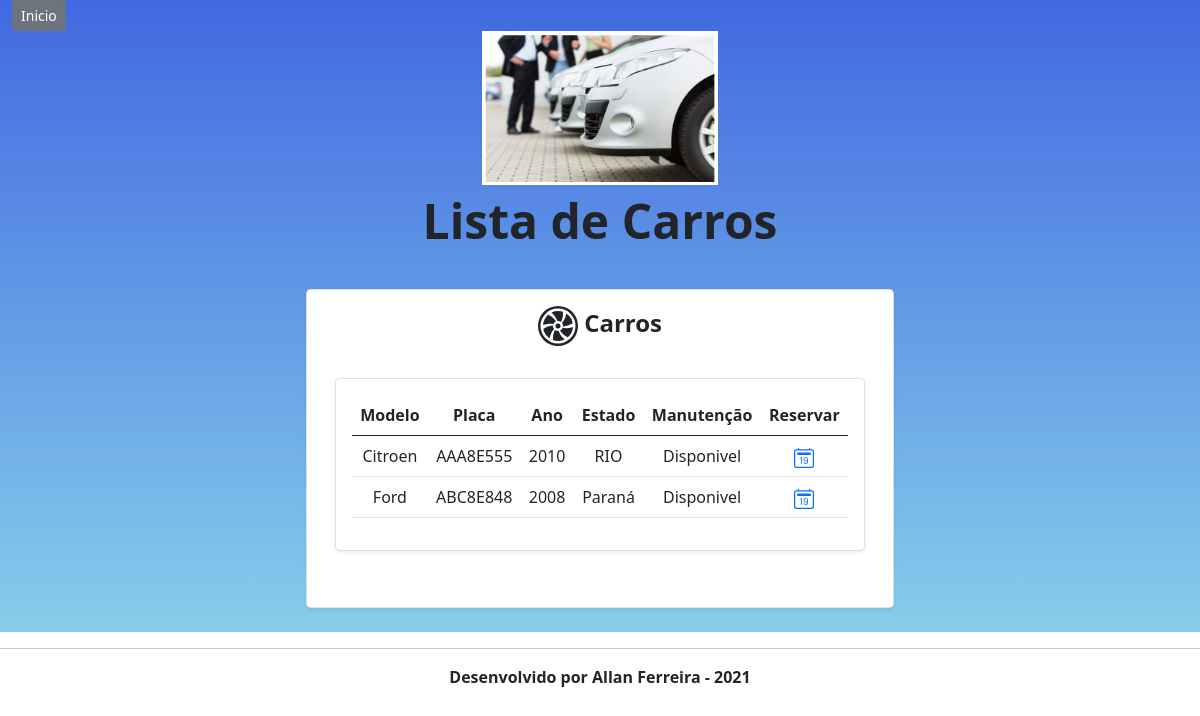
/reservar.php, run on the app's committed database.
### tables this page shows
CREATE TABLE `cadastro_carro` (
  `id` int(11) NOT NULL,
  `modelo` varchar(50) NOT NULL,
  `placa` varchar(50) NOT NULL,
  `ano` int(10) NOT NULL,
  `estado` varchar(50) NOT NULL,
  `manutencao` varchar(50) NOT NULL,
  `data_inicio` varchar(10) NOT NULL,
  `data_final` varchar(10) NOT NULL
);

### listagem_car_reserva.php (the view, shortened to what this page needs)
<!DOCTYPE html>
<html lang="pt-br">
  <head>
    <link href="https://cdn.jsdelivr.net/npm/bootstrap@5.0.2/dist/css/bootstrap.min.css" rel="stylesheet">
  </head>
  <body>
    <div class="row row-cols-2 row-cols-md-1 mb-3 text-center">
      <div class="col">
        <div class="card mb-4 rounded-3 shadow-sm">
          <div class="card-body">
            <table class="table table-hover">
            <thead>
            <tr>
                <th scope="col">Modelo</th>
                <th scope="col">Placa</th>
                <th scope="col">Ano</th>
                <th scope="col">Estado</th>
                <th scope="col">Manutenção</th>
                <th scope="col">Reservar</th>
            </tr>
            </thead>
            <tbody>
            <?php
            include 'conecta.php';
            $pesquisa = mysqli_query($conn, "SELECT * FROM cadastro_carro");
            $row = mysqli_num_rows($pesquisa);
            if($row > 0){
                while($registro = $pesquisa-> fetch_array()){
                    $id = $registro['id'];
                    echo '<tr>';
                    echo '<td>'.$registro['modelo'].'</td>';
                    echo '<td>'.$registro['placa'].'</td>';
                    echo '<td>'.$registro['ano'].'</td>';
                    echo '<td>'.$registro['estado'].'</td>';
                    echo '<td>'.$registro['manutencao'].'</td>';
                    echo '<td><a href="res_car.php?id='.$id.'"><svg xmlns="http://www.w3.org/2000/svg" width="20" height="20" fill="currentColor" class="bi bi-calendar2-date" viewBox="0 0 16 16">
                    <path d="M6.445 12.688V7.354h-.633A12.6 12.6 0 0 0 4.5 8.16v.695c.375-.257.969-.62 1.258-.777h.012v4.61h.675zm1.188-1.305c.047.64.594 1.406 1.703 1.406 1.258 0 2-1.066 2-2.871 0-1.934-.781-2.668-1.953-2.668-.926 0-1.797.672-1.797 1.809 0 1.16.824 1.77 1.676 1.77.746 0 1.23-.376 1.383-.79h.027c-.004 1.316-.461 2.164-1.305 2.164-.664 0-1.008-.45-1.05-.82h-.684zm2.953-2.317c0 .696-.559 1.18-1.184 1.18-.601 0-1.144-.383-1.144-1.2 0-.823.582-1.21 1.168-1.21.633 0 1.16.398 1.16 1.23z"/>
                    <path d="M3.5 0a.5.5 0 0 1 .5.5V1h8V.5a.5.5 0 0 1 1 0V1h1a2 2 0 0 1 2 2v11a2 2 0 0 1-2 2H2a2 2 0 0 1-2-2V3a2 2 0 0 1 2-2h1V.5a.5.5 0 0 1 .5-.5zM2 2a1 1 0 0 0-1 1v11a1 1 0 0 0 1 1h12a1 1 0 0 0 1-1V3a1 1 0 0 0-1-1H2z"/>
                    <path d="M2.5 4a.5.5 0 0 1 .5-.5h10a.5.5 0 0 1 .5.5v1a.5.5 0 0 1-.5.5H3a.5.5 0 0 1-.5-.5V4z"/>
                    </svg></button></a></td>';
                    echo '</tr>';
                }
                echo '</tbody>';
                echo '</table>';
            }
            else {
                echo "Não há registros inseridos!!!";
                echo '</tbody>';
                echo '</table>';
            }
            ?>
          </div>
        </div>
      </div>
    </div>
    </div>
  </body>
</html>

### data on the page
cadastro_carro: modelo "Citroen", placa "AAA8E555", ano "2010", estado "RIO", manutencao "Disponivel"
cadastro_carro: modelo "Ford", placa "ABC8E848", ano "2008", estado "Paraná", manutencao "Disponivel"
